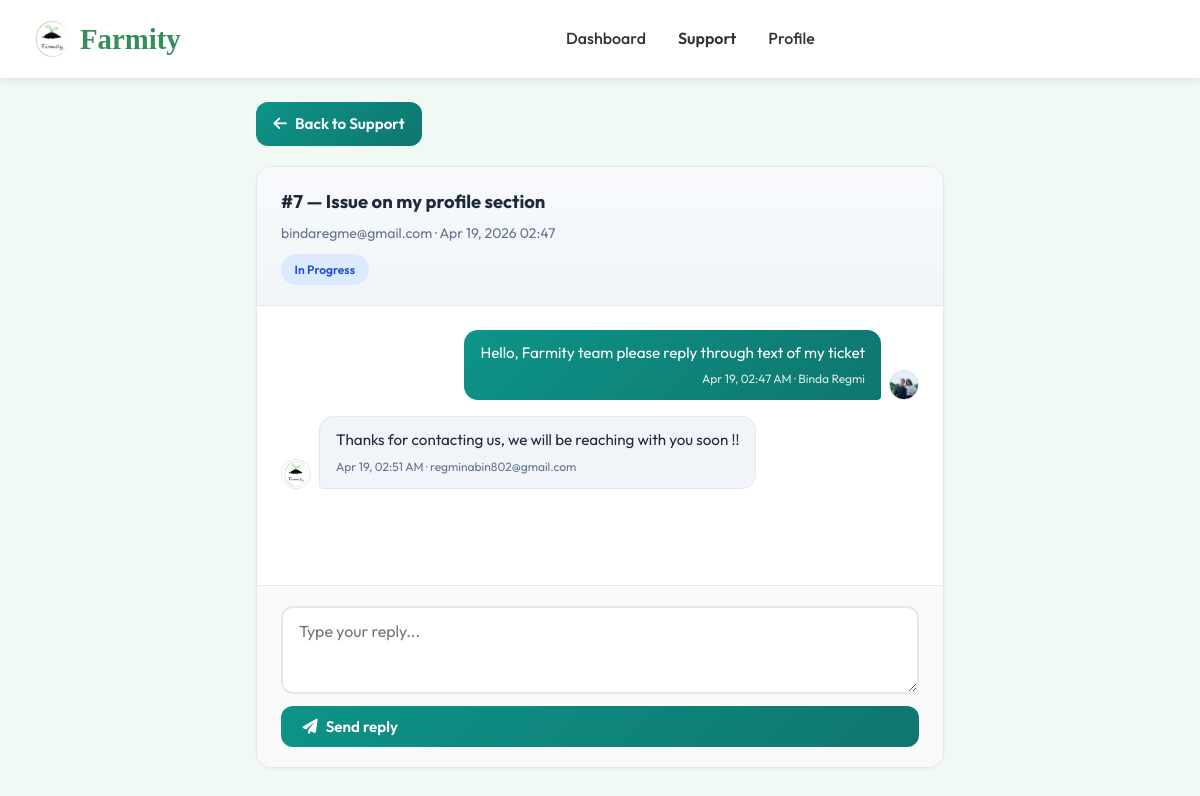
The page /support/ticket/7/ (signed in) on the database its author committed.
### accounts/models.py (models this page shows, shortened)
class SupportTicket(models.Model):
    STATUS_OPEN = 'open'
    STATUS_IN_PROGRESS = 'in_progress'
    STATUS_ANSWERED = 'answered'
    STATUS_CLOSED = 'closed'
    STATUS_CHOICES = (
        (STATUS_OPEN, 'Open'),
        (STATUS_IN_PROGRESS, 'In Progress'),
        (STATUS_ANSWERED, 'Answered'),
        (STATUS_CLOSED, 'Closed'),
    )
    user = models.ForeignKey(User, on_delete=models.CASCADE, related_name='support_tickets')
    subject = models.CharField(max_length=255)
    status = models.CharField(max_length=20, choices=STATUS_CHOICES, default=STATUS_OPEN)
    assigned_to = models.ForeignKey(
        User,
        on_delete=models.SET_NULL,
        null=True,
        blank=True,
        related_name='assigned_support_tickets',
    )
    created_at = models.DateTimeField(auto_now_add=True)
    updated_at = models.DateTimeField(auto_now=True)
    class Meta:
        ordering = ('-updated_at',)

class User(AbstractBaseUser, PermissionsMixin):
    ROLE_CHOICES = (
        ('admin', 'Admin'),
        ('buyer', 'Buyer'),
        ('farmer', 'Farmer'),
        ('agricultural_expert', 'Agricultural Expert'),
        ('vendor', 'Vendor'),
    )
    GENDER_CHOICES = (
        ('male', 'Male'),
        ('female', 'Female'),
        ('other', 'Other'),
    )
    email = models.EmailField(unique=True)
    phone = models.CharField(max_length=10, unique=True, blank=True, null=True)
    gender = models.CharField(max_length=10, choices=GENDER_CHOICES, blank=True, null=True)
    role = models.CharField(max_length=20, choices=ROLE_CHOICES, default='buyer')
    is_active = models.BooleanField(default=True)
    email_verified = models.BooleanField(default=False)
    is_verified = models.BooleanField(default=False)
    is_staff = models.BooleanField(default=False)
    date_joined = models.DateTimeField(auto_now_add=True)
    objects = UserManager()
    USERNAME_FIELD = 'email'
    REQUIRED_FIELDS = []
    def get_full_name(self):
        try:
            if self.role == 'farmer':
                if hasattr(self, 'farmer_profile'):
                    profile = self.farmer_profile
                    if profile and profile.name:
                        return profile.name
            elif self.role == 'vendor':
                if hasattr(self, 'vendor_profile'):
                    profile = self.vendor_profile
                    if profile and profile.company_name:
                        return profile.company_name
            elif self.role == 'agricultural_expert':
                if hasattr(self, 'expert_profile'):
                    profile = self.expert_profile
                    if profile and profile.name:
                        return profile.name
            elif self.role == 'buyer':
                if hasattr(self, 'user_profile'):
                    profile = self.user_profile
                    if profile and profile.name:
                        return profile.name
        except Exception:
            pass
        return ''

class SupportMessage(models.Model):
    ticket = models.ForeignKey(SupportTicket, on_delete=models.CASCADE, related_name='messages')
    sender = models.ForeignKey(User, on_delete=models.CASCADE, related_name='support_messages')
    message = models.TextField()
    created_at = models.DateTimeField(auto_now_add=True)
    class Meta:
        ordering = ('created_at',)

class UserProfile(models.Model):
    user = models.OneToOneField(User, on_delete=models.CASCADE, related_name='user_profile')
    name = models.CharField(max_length=255, blank=True, null=True)
    photo = models.ImageField(upload_to='user_photos/', blank=True, null=True)
    address = models.TextField(blank=True, null=True)
    phone = models.CharField(max_length=20, blank=True, null=True)

### accounts/views.py (the view, shortened to what this page needs)
# urls.py: path('support/ticket/<int:ticket_id>/', support_ticket_detail, name='support_ticket'),
@login_required
def support_ticket_detail(request, ticket_id):
    try:
        ticket = SupportTicket.objects.select_related('user', 'assigned_to').get(id=ticket_id)
    except SupportTicket.DoesNotExist:
        messages.info(request, 'This support ticket is no longer available.')
        return redirect('support_hub')
    is_staff = _is_support_staff(request.user)
    is_owner = ticket.user_id == request.user.id
    if not is_owner and not is_staff:
        messages.error(request, 'You do not have access to this ticket.')
        return redirect('support_hub')
    messages_list = SupportMessage.objects.filter(ticket=ticket).select_related('sender').order_by('created_at')
    for msg in messages_list:
        msg.sender_profile_image = get_user_profile_image(msg.sender)
    context = {
        'ticket': ticket,
        'messages_list': messages_list,
        'is_support_staff': is_staff,
        'total_messages_count': len(messages_list),
    }
    return render(request, 'support_ticket_detail.html', context)

### accounts/context_processors.py (called while the page is built, shortened)
def admin_collections_payouts_summary(request):
    if not request.user.is_authenticated or getattr(request.user, 'role', None) != 'admin':
        return {}

### accounts/views.py (called while the page is built)
def get_user_profile_image(user):
    try:
        if hasattr(user, 'expertprofile') or hasattr(user, 'expert_profile'):
            profile = getattr(user, 'expertprofile', None) or getattr(user, 'expert_profile', None)
            if profile and profile.photo:
                return profile.photo.url
        elif hasattr(user, 'farmerprofile') or hasattr(user, 'farmer_profile'):
            profile = getattr(user, 'farmerprofile', None) or getattr(user, 'farmer_profile', None)
            if profile and profile.photo:
                return profile.photo.url
        elif hasattr(user, 'userprofile') or hasattr(user, 'user_profile'):
            profile = getattr(user, 'userprofile', None) or getattr(user, 'user_profile', None)
            if profile and profile.photo:
                return profile.photo.url
    except:
        pass
    return '/static/images/default-avatar.png'

def _is_support_staff(user):
    if user.role == 'admin':
        return True
    return SupportStaffProfile.objects.filter(user=user).exists()

### templates/support_ticket_detail.html (shortened to what this page needs)
<!DOCTYPE html>
<html lang="en">
<head>
    <link rel="stylesheet" href="/static/css/style.css">
    <link href="https://cdnjs.cloudflare.com/ajax/libs/font-awesome/6.0.0/css/all.min.css" rel="stylesheet">
</head>
<body class="support-page">
    <header class="main-header">
        <div class="header-container">
            <div class="logo">
                <a href="{% url 'landing' %}" style="display: flex; align-items: center; gap: 0.5rem; text-decoration: none; color: inherit;">
                    <img src="/static/images/Farmity%20logo.png" alt="Farmity" class="logo-img" onerror="this.style.display='none'">
                    <span class="logo-text">Farmity</span>
                </a>
            </div>
            <nav class="main-nav">
                {% if request.user.role == 'farmer' %}<a href="{% url 'farmer_dashboard' %}">Dashboard</a>
                {% elif request.user.role == 'buyer' %}<a href="{% url 'user_dashboard' %}">Dashboard</a>
                {% elif request.user.role == 'agricultural_expert' %}<a href="{% url 'expert_dashboard' %}">Dashboard</a>
                {% elif request.user.role == 'vendor' %}<a href="{% url 'vendor_dashboard' %}">Dashboard</a>
                {% elif request.user.role == 'admin' %}<a href="{% url 'admin_dashboard' %}">Dashboard</a>
                {% else %}<a href="{% url 'dashboard' %}">Dashboard</a>{% endif %}
                <a href="{% url 'support_hub' %}" style="font-weight: 600;">Support</a>
                <a href="{% url 'profile' %}">Profile</a>
            </nav>
        </div>
    </header>
    <main class="main-content">
        {% if is_support_staff %}<a href="{% url 'admin_support_desk' %}" class="sup-back"><i class="fas fa-arrow-left"></i> Back to Support Desk</a>{% else %}<a href="{% url 'support_hub' %}" class="sup-back"><i class="fas fa-arrow-left"></i> Back to Support</a>{% endif %}
        <div class="sup-ticket-card">
            <div class="sup-ticket-header">
                <h2>#{{ ticket.id }} — {{ ticket.subject }}</h2>
                <div class="sup-ticket-meta">
                    {{ ticket.user.email }} · {{ ticket.created_at|date:"M d, Y H:i" }}
                </div>
                <span id="supTicketStatusBadge" class="sup-ticket-badge {{ ticket.status }}">{{ ticket.get_status_display }}</span>
            </div>
            <div id="supMessages" class="sup-messages">
                {% if messages_list %}
                    {% for msg in messages_list %}
                    <div class="sup-msg {% if msg.sender_id == request.user.id %}sent{% else %}received{% endif %}{% if forloop.counter > 5 %} sup-hidden-msg sup-extra-msg{% endif %}" data-message-id="{{ msg.id }}">
                        <img class="sup-msg-avatar" src="{% if msg.sender.role == 'admin' %}/static/images/Farmity%20logo.png{% else %}{{ msg.sender_profile_image|default:'/static/images/default-avatar.png' }}{% endif %}" alt="avatar">
                        <div class="sup-msg-bubble">
                            {{ msg.message|linebreaksbr }}
                            <div class="sup-msg-meta">{{ msg.created_at|date:"M d, h:i A" }} · {{ msg.sender.get_full_name|default:msg.sender.email }}</div>
                        </div>
                    </div>
                    {% endfor %}
                {% else %}
                    <div id="supEmptyMsg" class="sup-empty-msg">No messages yet. Send a reply below.</div>
                {% endif %}
            </div>
            {% if ticket.status == 'closed' %}
            <div class="sup-ended">
                <i class="fas fa-lock"></i> This conversation is closed. You can still read all messages.
            </div>
            {% else %}
            <div class="sup-reply">
                <form id="supReplyForm" method="POST" action="{% url 'support_ticket' ticket.id %}">
                    <textarea name="message" placeholder="Type your reply..." required></textarea>
                    <button type="submit" class="sup-btn"><i class="fas fa-paper-plane"></i> Send reply</button>
                </form>
            </div>
            {% endif %}
        </div>
    </main>
</body>
</html>

### static/css/style.css (style rules this page uses)
* { margin: 0; padding: 0; box-sizing: border-box; }
html, body { overflow-x: hidden; }
:root { --athens-gray: #E9EBF1; --sea-green: #358D58; --sushi: #A8AD3B; --paarl: #A04A24; --white: #ffffff; --text-dark: #333333; --text-gray: #666666; --border-gray: #dddddd; --light-gray: #f5f5f5; }
body { font-family: 'Segoe UI', Tahoma, Geneva, Verdana, sans-serif; line-height: 1.6; color: var(--text-dark); background: var(--white); }
.main-header { background: var(--white); padding: 1rem 2rem; box-shadow: 0 2px 8px rgba(0,0,0,0.1); position: sticky; top: 0; z-index: 1000; }
.header-container { max-width: 1400px; margin: 0 auto; display: flex; justify-content: space-between; align-items: center; gap: 2rem; }
.logo { display: flex; align-items: center; gap: 0.5rem; font-size: 1.5rem; font-weight: bold; color: var(--sea-green); }
.logo-img { width: 40px; height: 40px; object-fit: contain; }
.logo-text { font-family: 'Brush Script MT', cursive; font-size: 1.8rem; }
.main-nav { display: flex; gap: 2rem; flex: 1; justify-content: center; }
.main-nav a { text-decoration: none; color: var(--text-dark); font-weight: 500; transition: color 0.3s; }
html, body { height: 100%; margin: 0; padding: 0; }

### rows shown on the page
SupportTicket: id "7", subject "Issue on my profile section", user.email "bindaregme@gmail.com", created_at "Apr 19, 2026 02:47", status "In Progress"
SupportMessage: shows a picture, message "Hello, Farmity team please reply through text of my ticket", created_at "Apr 19, 02:47 AM", sender.get_full_name "Binda Regmi"
SupportMessage: message "Thanks for contacting us, we will be reaching with you soon !!", created_at "Apr 19, 02:51 AM", sender.get_full_name "regminabin802@gmail.com"
